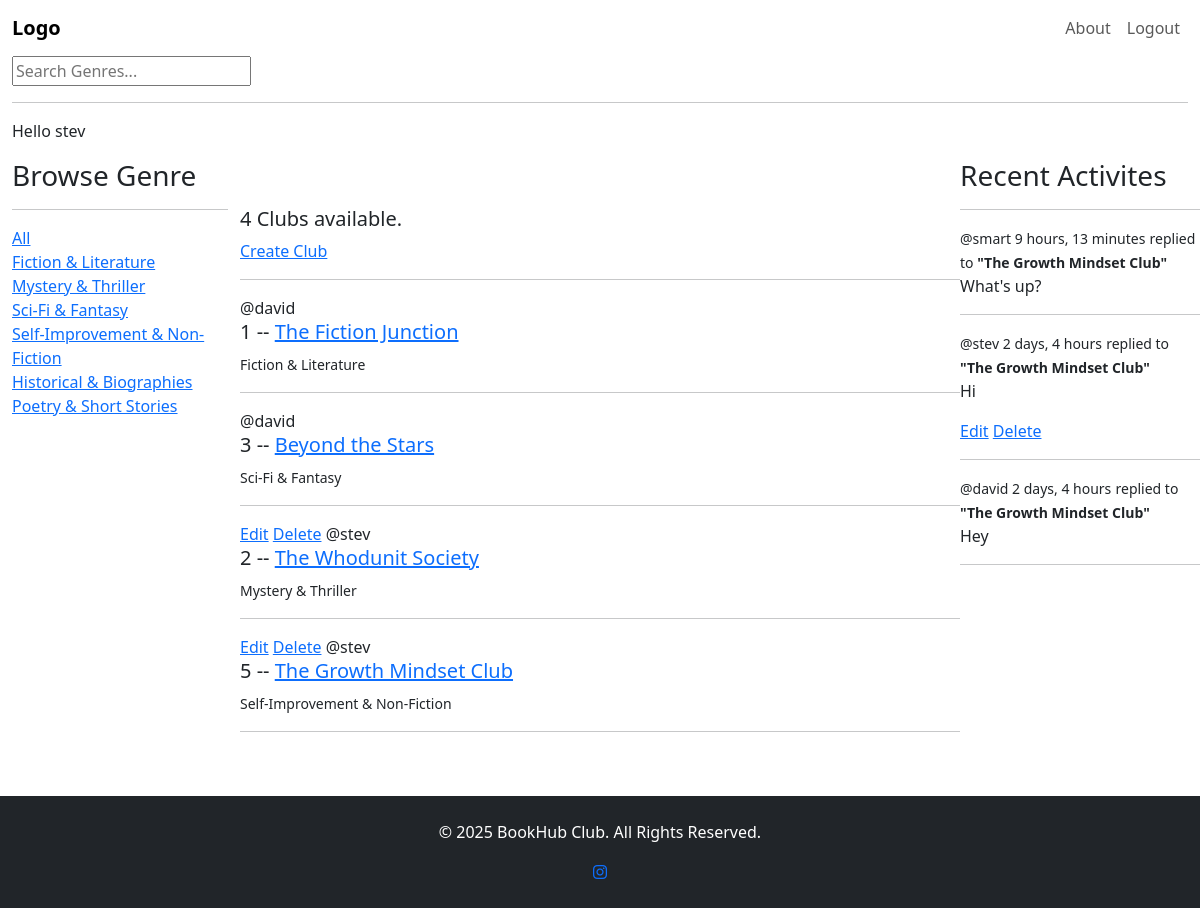
Screenshot of / (signed in) with the database file from the repository.
### base/models.py (models this page shows, shortened)
class Genre(models.Model):
    name = models.CharField(max_length=200)

class Club(models.Model):
    host = models.ForeignKey(User, on_delete=models.SET_NULL, null=True)
    genre = models.ForeignKey(Genre, on_delete=models.SET_NULL, null=True)
    name = models.CharField(max_length=200)
    description = models.TextField(null=True, blank=True)
    rules = models.TextField(null=True, blank=True)
    participants = models.ManyToManyField(User, related_name='participants', blank=True)
    updated = models.DateTimeField(auto_now=True)
    created = models.DateTimeField(auto_now_add=True)
    class Meta:
        ordering = ['-updated', '-created']
    def __str__(self):
        return self.name

class Message(models.Model):
    user = models.ForeignKey(User, on_delete=models.CASCADE)
    club = models.ForeignKey(Club, on_delete=models.CASCADE)
    body = models.TextField()
    updated = models.DateTimeField(auto_now=True)
    created = models.DateTimeField(auto_now_add=True)
    class Meta:
        ordering = ['-updated', '-created']
    def __str__(self):
        return self.body[0:50]

### base/views.py (the view)
# urls.py: path('', views.home, name='home'),
def home(request):
    q = request.GET.get('q') if request.GET.get('q') != None else ''
    clubs = Club.objects.filter(
        Q(genre__name__icontains=q) |
        Q(name__icontains=q) |
        Q(description__icontains=q)
    )
    genres = Genre.objects.all()
    club_count = clubs.count()
    club_messages = Message.objects.all()
    context = {"clubs": clubs, 'genres': genres, 'club_count': club_count, 'club_messages': club_messages}
    return render(request, 'base/home.html', context)

### base/templates/base/home.html (shortened to what this page needs)
{% extends 'main.html' %}
{% block content %}
<div class="home-container">
    <section id="browse">
        <div class="container">
            <h3>Browse Genre</h3>
            <hr>
            <div>
                <a href="{% url 'home' %}">All</a>
            </div>
            <div>
                {% for genre in genres %}
                <div>
                    <a href="{% url 'home' %}?q={{genre.name}}">{{genre.name}}</a>
                </div>
                {% endfor %}
            </div>
        </div>
    </section>
        <section id="clublist" class="py-5">
            <div>
                {% if club_count > 1 %}
                <h5>{{club_count}} Clubs available.</h5>
                {% else %}
                <h5>{{club_count}} Club available.</h5>
                {% endif %}
                <a href="{% url 'create-club' %}">Create Club</a>
                <hr>
                <div>
                    {% for club in clubs %}
                    <div>
                        {% if request.user == club.host %}
                        <a href="{% url 'update-club' club.id %}">Edit</a>
                        <a href="{% url 'delete-club' club.id %}">Delete</a>
                        {% endif %}
                        <span>@{{club.host.username}}</span>
                        <h5>{{club.id}} -- <a href="{% url 'club' club.id %}">{{club.name}}</a></h5>
                        <small>{{club.genre.name}}</small>
                        <hr>
                    </div>
                    {% endfor %}
                </div>
            </div>
        </section>
        <section id="activities">
            <div>
                <h3>Recent Activites</h3>
                <hr>
                {% for message in club_messages %}
                <small>@{{message.user}} {{message.created|timesince}}</small>
                <small>replied to <b>"{{message.club}}"</b></small>
                <p>{{message}}</p>
                {% if request.user == message.user %}
                <a href="{% url 'update-message' message.id %}">Edit</a>
                <a href="{% url 'delete-message' message.id %}">Delete</a>
                {% endif %}
                <hr>
                {% endfor %}
            </div>
        </section>
    </div>
    <footer class="py-4 bg-dark text-white text-center">
        <div class="container">
            <p>&copy; 2025 BookHub Club. All Rights Reserved.</p>
            <a href="https://instagram.com/ola_da.vid?igshid=OGY3MTU30GY1Mw==" target="_blank" class="social-icon"><i class="fa-brands fa-instagram"></i></a>
        </div>
    </footer>
{% endblock content %}

### templates/navbar.html (shortened to what this page needs)
<nav class="navbar navbar-expand-lg bg-transparent">
    <div class="container-fluid">
        <a class="navbar-brand" style="font-weight: bold;" href="/">Logo</a>
        <div class="collapse navbar-collapse" id="navbarNav">
            <ul class="navbar-nav ms-auto">
                <li class="nav-item">
                    <a class="nav-link" href="#about">About</a>
                </li>
                <li class="nav-item">
                    {% if request.user.is_authenticated %}
                    <a class="nav-link" href="{% url 'logout' %}">Logout</a>
                    {% else %}
                    <a class="nav-link" href="{% url 'login' %}">Login</a>
                    {% endif %}
                </li>
            </ul>
        </div>
    </div>
</nav>
<div class="container-fluid">
    <form action="{% url 'home' %}" method="GET">
        <input type="text" name="q" placeholder="Search Genres...">
    </form>
    <hr>
    {% if request.user.is_authenticated %}
    <p>Hello {{request.user}}</p>
    {% endif %}
</div>

### base/templates/base/home.html (style rules this page uses)
.home-container { display: grid; grid-template-columns: 1fr 3fr 1fr; }

### rows the page displays
Genre: name "Fiction & Literature"
Genre: name "Mystery & Thriller"
Genre: name "Sci-Fi & Fantasy"
Genre: name "Self-Improvement & Non-Fiction"
Genre: name "Historical & Biographies"
Genre: name "Poetry & Short Stories"
Club: host.username "david", id "1", name "The Fiction Junction", genre.name "Fiction & Literature"
Club: host.username "david", id "3", name "Beyond the Stars", genre.name "Sci-Fi & Fantasy"
Club: shows "Edit", host.username "stev", id "2", name "The Whodunit Society", genre.name "Mystery & Thriller"
Club: shows "Edit", host.username "stev", id "5", name "The Growth Mindset Club", genre.name "Self-Improvement & Non-Fiction"
Message: user "smart", created "9 hours, 13 minutes", club "The Growth Mindset Club", body "What's up?"
Message: user "stev", created "2 days, 4 hours", club "The Growth Mindset Club", body "Hi", shows "Edit"
Message: user "david", created "2 days, 4 hours", club "The Growth Mindset Club", body "Hey"

### other values shown
{{ request.user }} "stev"
{{ club_count }} "4"
